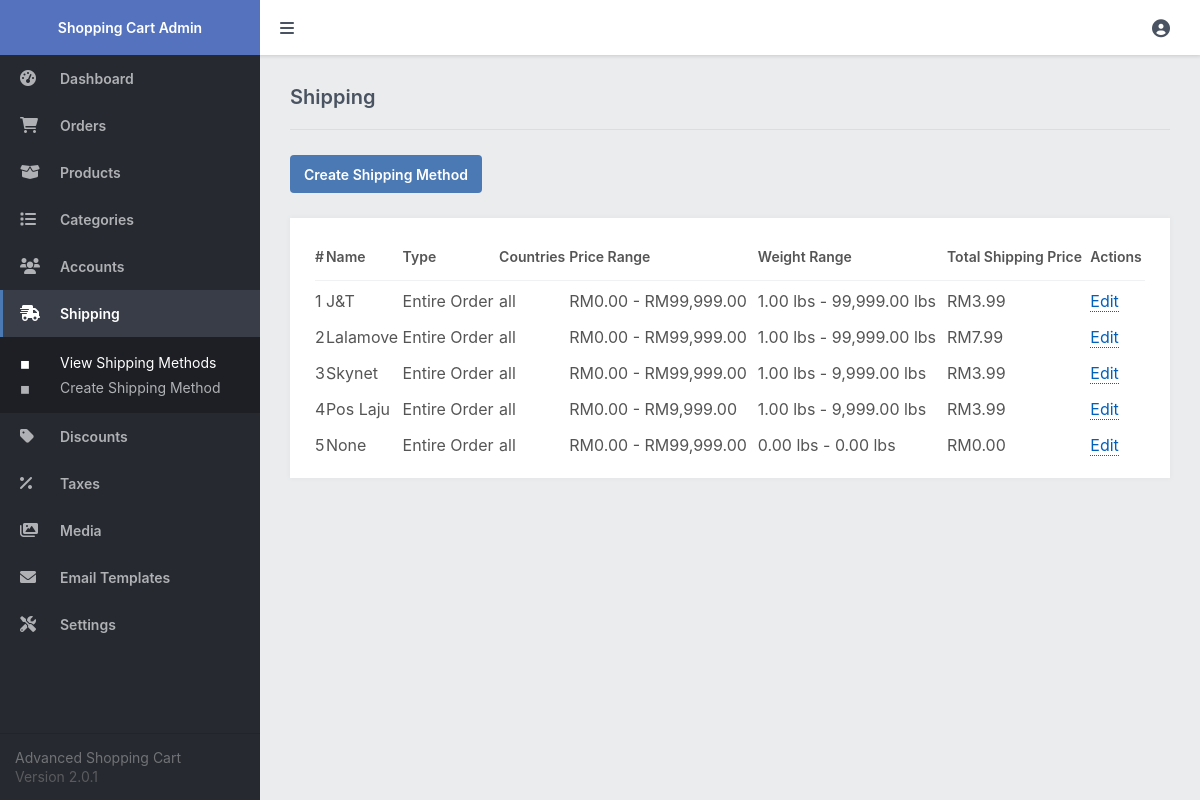
Screenshot of /admin/index.php?page=shipping (signed in) with the database file from the repository.
### tables this page shows
CREATE TABLE `shipping` (
  `id` int(11) NOT NULL,
  `name` varchar(255) NOT NULL,
  `type` enum('Single Product','Entire Order') NOT NULL DEFAULT 'Single Product',
  `countries` varchar(255) NOT NULL DEFAULT '',
  `price_from` decimal(7,2) NOT NULL,
  `price_to` decimal(7,2) NOT NULL,
  `price` decimal(7,2) NOT NULL,
  `weight_from` decimal(7,2) NOT NULL DEFAULT 0.00,
  `weight_to` decimal(7,2) NOT NULL DEFAULT 0.00
);

### admin/index.php (called while the page is built, shortened)
<?php
include '../functions.php';
$page = isset($_GET['page']) && file_exists($_GET['page'] . '.php') ? $_GET['page'] : 'dashboard';
include $page . '.php';
?>

### admin/shipping.php (the view, shortened to what this page needs)
<?php
$stmt = $pdo->prepare('SELECT * FROM shipping');
$stmt->execute();
$shipping = $stmt->fetchAll(PDO::FETCH_ASSOC);
?>
<?=template_admin_header('Shipping', 'shipping')?>
<div class="content-title">
    <h2>Shipping</h2>
</div>
<div class="content-header responsive-flex-column pad-top-5">
    <a href="index.php?page=shipping_process" class="btn">Create Shipping Method</a>
</div>
<div class="content-block">
    <div class="table">
        <table>
            <thead>
                <tr>
                    <td>#</td>
                    <td>Name</td>
                    <td>Type</td>
                    <td class="responsive-hidden">Countries</td>
                    <td class="responsive-hidden">Price Range</td>
                    <td class="responsive-hidden">Weight Range</td>
                    <td>Total Shipping Price</td>
                    <td>Actions</td>
                </tr>
            </thead>
            <tbody>
                <?php if (empty($shipping)): ?>
                <tr>
                    <td colspan="8" style="text-align:center;">There are no shipping methods</td>
                </tr>
                <?php else: ?>
                <?php foreach ($shipping as $s): ?>
                <tr>
                    <td><?=$s['id']?></td>
                    <td><?=$s['name']?></td>
                    <td><?=$s['type']?></td>
                    <td class="responsive-hidden" style="max-width:300px"><?=$s['countries'] ? str_replace(',', ', ', $s['countries']) : 'all'?></td>
                    <td class="responsive-hidden"><?=currency_code?><?=number_format($s['price_from'], 2)?> - <?=currency_code?><?=number_format($s['price_to'], 2)?></td>
                    <td class="responsive-hidden"><?=number_format($s['weight_from'], 2)?> lbs - <?=number_format($s['weight_to'], 2)?> lbs</td>
                    <td><?=currency_code?><?=number_format($s['price'], 2)?></td>
                    <td><a href="index.php?page=shipping_process&id=<?=$s['id']?>" class="link1">Edit</a></td>
                </tr>
                <?php endforeach; ?>
                <?php endif; ?>
            </tbody>
        </table>
    </div>
</div>
<?=template_admin_footer()?>

### admin/admin.css (style rules this page uses)
* { box-sizing: border-box; font-family: -apple-system, BlinkMacSystemFont, "segoe ui", roboto, oxygen, ubuntu, cantarell, "fira sans", "droid sans", "helvetica neue", Arial, sans-serif; font-size: 16px; }
html { height: 100%; }
body { position: relative; min-height: 100%; color: #555555; background-color: #ebeced; margin: 0; }
h1, h2, h3, h4, h5 { color: #4a5361; margin: 0; padding: 0; }
main h2 { font-size: 20px; padding-bottom: 20px; font-weight: 600; }
main .content-title { border-bottom: 1px solid #dbdddf; display: flex; }
main .content-title h2 { flex: 1; }
main .content-header { display: flex; justify-content: space-between; }
main .content-block { background-color: #fff; margin-top: 25px; padding: 15px; box-shadow: 0px 0px 5px 1px rgba(0, 0, 0, 0.03); overflow: hidden; }
.table { overflow-x: auto; padding: 0 10px; }
.table table { width: 100%; border-collapse: collapse; }
.table table thead td { font-weight: 600; font-size: 14px; padding: 15px 0; }
.table table thead tr { border-bottom: 1px solid #f0f1f2; }
.table table tbody tr:first-child td { padding-top: 10px; }
.table table tbody td { padding: 8px 0; }
.link1, .link2 { text-decoration: none; color: #0060ba; border-bottom: 1px dotted; margin: 0 5px 0 0; }
.btn { display: inline-flex; align-items: center; justify-content: center; text-decoration: none; appearance: none; cursor: pointer; border: 0; background: #4a79b4; color: #FFFFFF; padding: 0 14px; font-size: 14px; font-weight: 600; border-radius: 4px; height: 38px; }
.pad-top-5 { padding-top: 25px; }

### rows the page displays
shipping: id "1", name "J&T", type "Entire Order", countries "all", price_from "0.00", price_to "99,999.00", weight_from "1.00", weight_to "99,999.00", price "3.99"
shipping: id "2", name "Lalamove", type "Entire Order", countries "all", price_from "0.00", price_to "99,999.00", weight_from "1.00", weight_to "99,999.00", price "7.99"
shipping: id "3", name "Skynet", type "Entire Order", countries "all", price_from "0.00", price_to "99,999.00", weight_from "1.00", weight_to "9,999.00", price "3.99"
shipping: id "4", name "Pos Laju", type "Entire Order", countries "all", price_from "0.00", price_to "9,999.00", weight_from "1.00", weight_to "9,999.00", price "3.99"
shipping: id "5", name "None", type "Entire Order", countries "all", price_from "0.00", price_to "99,999.00", weight_from "0.00", weight_to "0.00", price "0.00"
